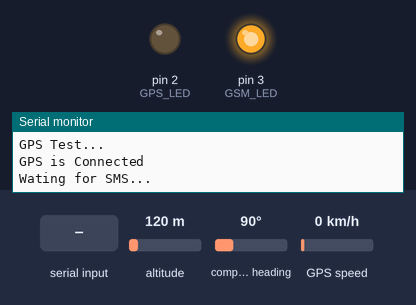
Bench run of a sketch on a simulated Arduino Uno, built with avr-gcc and run on an emulated ATmega328P. Parts: output pins drawn as LEDs (lit = HIGH), the last lines printed to the serial monitor. Inputs (shaded band) come from the test bench; at power-on: altitude 120 m, compass heading 90°, GPS speed 0 km/h. The GPS gets a fix after 3 s at 37.7749, -122.4194 with 8 satellites; the modem accepts every AT command (registered, SIM ready, sends succeed) and sends nothing else.

Above: at 8.5 s.
8.6 s: "Location" received over the second serial link
At 10.5 s:
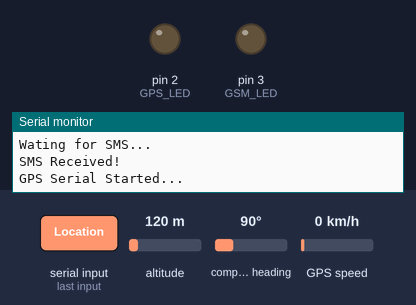
At 12.0 s:
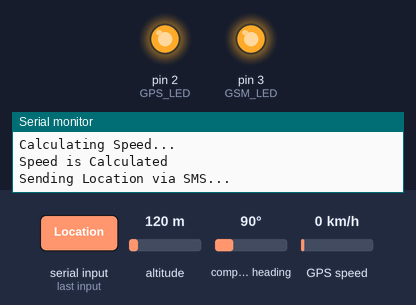
Timing chart, 0 to 17.6 s (numbered marks = the images above; inputs shaded):
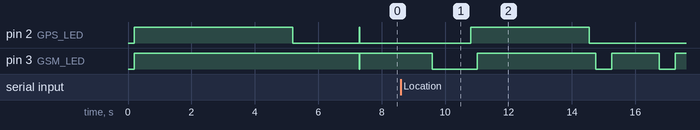

The sketch:

project.ino
```cpp
#include <TinyGPS++.h>
#include <SoftwareSerial.h>

TinyGPSPlus gps;
SoftwareSerial GSMSerial(10, 11);
SoftwareSerial gpsSerial(8, 9);

const byte GPS_LED = 2;
const byte GSM_LED = 3;

void setup() {

  pinMode(GPS_LED,OUTPUT);
  pinMode(GSM_LED,OUTPUT);

  Serial.begin(9600);
  while(!Serial){;}
  GSMSerial.begin(9600);
  gpsSerial.begin(9600);
  delay(200);

  digitalWrite(GPS_LED,1);
  digitalWrite(GSM_LED,1);

  Serial.println(F("Starting..."));
  delay(5000);

  digitalWrite(GPS_LED,0);
  digitalWrite(GSM_LED,1);

  GSMSerial.listen();
  delay(200);
  GSMSerial.println("AT"); //Once the handshake test is successful, it will back to OK
  delay(200);
  if(GSMSerial.find("OK"))
    Serial.println(F("GSM Module is Connected"));
  else
  {
    while(!GSMSerial.find("OK"))
    {
      Serial.println(F("GSM Module is NOT Connected!"));
      GSMSerial.println(F("AT"));
      delay(200);
    }
    Serial.println(F("GSM Module is Connected"));
  }
  delay(200);

  GSMSerial.println("ATZ"); // Reset all configurations to default
  delay(200);

  GSMSerial.println("AT+CREG?"); // Cheack the network connection
  delay(200);
  if(GSMSerial.find(",1"))
    Serial.println(F("GSM Signal is Connected"));
  else
  {
    while(!GSMSerial.find(",1"))
    {
      Serial.println(F("GSM Signal is NOT Connected!"));
      GSMSerial.println("AT+CREG?");
      delay(200);
    }
    Serial.println(F("GSM Signal is Connected"));
  }
  delay(200);

  GSMSerial.println("AT+CSMP=17,167,0,0"); //Configure module for sending text in "Irancell" Operator Network
  delay(200);

  GSMSerial.println("AT+CMGF=1"); // Configuring TEXT mode
  delay(200);

  GSMSerial.println("AT+CNMI=2,2,0,0,0"); // Decides how newly arrived SMS messages should be handled
  delay(200);

  GSMSerial.println("AT+CMGD=4"); // Deletes all old messages
  delay(200);

  digitalWrite(GSM_LED,0);
  digitalWrite(GPS_LED,1);

  gpsSerial.listen();
  Serial.println(F("GPS Test..."));
  while(1)
  {
    if(gpsSerial.available() > 0)
      if(gps.encode(gpsSerial.read()));
        if(gps.location.isValid())
          break;
  }
  Serial.println(F("GPS is Connected"));
  digitalWrite(GPS_LED,0);

  GSMSerial.listen();
  Serial.println(F("Wating for SMS..."));

}

String gmaps = "" , sms = "", number = "", dcot;
double longitude, latitude, speed;
int index;

void loop() {

  digitalWrite(GSM_LED,1);
  ReadGSM();
  if(sms.indexOf("Location") > -1 || sms.indexOf("location") > -1)
  {
    digitalWrite(GSM_LED,0);
    Serial.println(F("SMS Received!"));
    delay(200);
    Serial.println(F("GPS Serial Started..."));
    delay(1000);
    Serial.println(F("In while..."));
    gpsSerial.listen();
    while(1)
    {
      if(gpsSerial.available() > 0)
      {
        if(gps.encode(gpsSerial.read()));
        {
          if(gps.location.isValid())
          {
            digitalWrite(GPS_LED,1);
            Serial.println(F("GPS is Detected"));

            longitude = gps.location.lng();
            latitude = gps.location.lat();

            Serial.println(F("Calculating Speed..."));
            while(1)
            {
              if(gps.speed.isValid())
              {
                speed = gps.speed.kmph();
                break;
              }
            }
            Serial.println(F("Speed is Calculated"));
            delay(200);
            gmaps = "https://maps.google.com/?q=" + String(latitude,6) + ',' + String(longitude,6) ;
            break;
          }
        }
      }
    }

    digitalWrite(GSM_LED,1);
    dcot = '"';
    GSMSerial.listen();
    Serial.println(F("Sending Location via SMS..."));
    delay(1000);
    GSMSerial.println("AT+CMGS=" + dcot + number + dcot); // Use your number instead of '*' characters. Example: +989123456789
    delay(200);
    GSMSerial.print("Longitude: ");
    delay(200);
    GSMSerial.println(longitude);
    delay(200);
    GSMSerial.print("Latitude: ");
    delay(200);
    GSMSerial.println(latitude);
    delay(200);
    GSMSerial.print("Speed: ");
    delay(200);
    GSMSerial.print(speed);
    delay(200);
    GSMSerial.println(" km/h");
    delay(200);
    GSMSerial.println();
    delay(200);
    GSMSerial.print("Link: ");
    delay(200);
    GSMSerial.print(gmaps);
    delay(200);
    GSMSerial.write(26);
    delay(200);
    Serial.println(F("SMS Sent Successfully"));

    digitalWrite(GPS_LED,0);

    GSMSerial.println("AT+CMGD=4"); // Deletes all old messages
    delay(200);

    Serial.println(F("Wating for SMS..."));
  }

  digitalWrite(GSM_LED,0);
  delay(500);
}

void ReadGSM()
{
  delay(500);
  while(GSMSerial.available())
  {
    sms = GSMSerial.readString();
    index = sms.indexOf("+98");
    if(index > -1)
    {
      number = sms.substring(index,index+13);
      Serial.println("SMS FROM:" + number);
    }
  }
}
```

Measured:
- after the input at 8.6 s, pin 2 (GPS_LED): LOW → HIGH after 2.2 s, → LOW 3.7 s later
